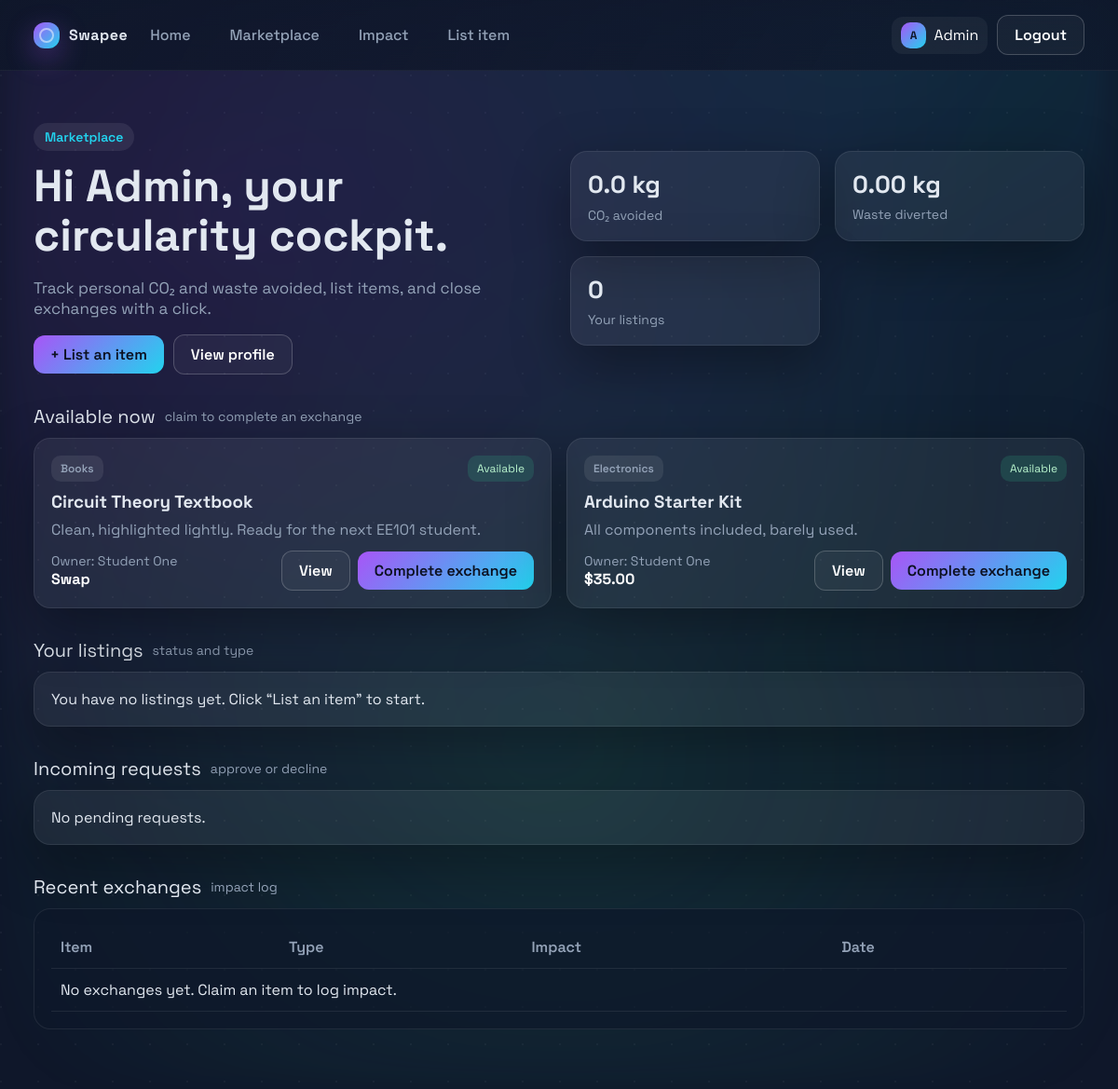
/dashboard.php (signed in), run on the app's committed database.
### tables this page shows
CREATE TABLE users (
    id INT AUTO_INCREMENT PRIMARY KEY,
    name VARCHAR(120) NOT NULL,
    email VARCHAR(190) NOT NULL UNIQUE,
    password VARCHAR(255) NOT NULL,
    role ENUM('user', 'admin') NOT NULL DEFAULT 'user',
    bio VARCHAR(255),
    avatar_url VARCHAR(255),
    impact_co2 DECIMAL(10,2) NOT NULL DEFAULT 0,
    impact_waste DECIMAL(10,2) NOT NULL DEFAULT 0,
    created_at TIMESTAMP DEFAULT CURRENT_TIMESTAMP
);

CREATE TABLE items (
    id INT AUTO_INCREMENT PRIMARY KEY,
    user_id INT NOT NULL,
    title VARCHAR(150) NOT NULL,
    description TEXT,
    category VARCHAR(80),
    item_condition VARCHAR(50),
    listing_type ENUM('swap', 'donate', 'sell') NOT NULL DEFAULT 'swap',
    price DECIMAL(10,2) DEFAULT 0,
    status ENUM('available', 'reserved', 'completed') NOT NULL DEFAULT 'available',
    image_url VARCHAR(255),
    created_at TIMESTAMP DEFAULT CURRENT_TIMESTAMP,
    CONSTRAINT fk_items_user FOREIGN KEY (user_id) REFERENCES users(id) ON DELETE CASCADE
);

### includes/auth.php (called while the page is built, shortened)
<?php
function current_user(): ?array
{
    $db = get_db();
    $stmt = $db->prepare('SELECT id, name, email, role, impact_co2, impact_waste, bio, avatar_url FROM users WHERE id = ? LIMIT 1');
    $stmt->bind_param('i', $_SESSION['user_id']);
    $stmt->execute();
    $result = $stmt->get_result();
    $user = $result->fetch_assoc();
    return $user ?: null;
}
function sanitize(?string $value): string
{
    return htmlspecialchars((string) $value, ENT_QUOTES, 'UTF-8');
}

### public/dashboard.php (the view, shortened to what this page needs)
<?php
require_once __DIR__ . '/../includes/header.php';
$user = current_user();
$db = get_db();
$available = [];
$stmt = $db->prepare('SELECT items.*, users.name AS owner FROM items JOIN users ON users.id = items.user_id WHERE status IN ("available","reserved") ORDER BY (status="available") DESC, created_at DESC LIMIT 12');
$stmt->execute();
$res = $stmt->get_result();
while ($row = $res->fetch_assoc()) {
    $available[] = $row;
}
$myItems = [];
$myTx = [];
$pendingIncoming = [];
render_header('Dashboard', $user, 'dashboard');
?>
<section class="hero">
    <div>
        <div class="pill">Marketplace</div>
        <h1 class="headline">Hi <?php echo sanitize($user['name']); ?>, your circularity cockpit.</h1>
        <p class="lede">Track personal CO₂ and waste avoided, list items, and close exchanges with a click.</p>
        <div class="flex" style="margin-top:14px;">
            <a class="btn primary" href="post-item.php">+ List an item</a>
            <a class="btn ghost" href="profile.php">View profile</a>
        </div>
    </div>
    <div class="grid">
        <div class="card stat">
            <div class="value"><?php echo number_format((float) $user['impact_co2'], 1); ?> kg</div>
            <div class="label">CO₂ avoided</div>
        </div>
        <div class="card stat">
            <div class="value"><?php echo number_format((float) $user['impact_waste'], 2); ?> kg</div>
            <div class="label">Waste diverted</div>
        </div>
        <div class="card stat">
            <div class="value"><?php echo count($myItems); ?></div>
            <div class="label">Your listings</div>
        </div>
    </div>
</section>
<section>
    <div class="section-title">Available now <span>claim to complete an exchange</span></div>
    <div class="grid">
        <?php foreach ($available as $item): ?>
            <div class="card item-card">
                <div class="meta">
                    <span class="badge"><?php echo sanitize($item['category'] ?: 'General'); ?></span>
                    <span class="status <?php echo sanitize($item['status']); ?>"><?php echo sanitize($item['status']); ?></span>
                </div>
                <h3><?php echo sanitize($item['title']); ?></h3>
                <p><?php echo sanitize($item['description']); ?></p>
                <div class="item-footer">
                    <div>
                        <div class="tagline">Owner: <?php echo sanitize($item['owner']); ?></div>
                        <div class="price"><?php echo $item['listing_type'] === 'sell' ? '$' . number_format($item['price'], 2) : ucfirst($item['listing_type']); ?></div>
                    </div>
                    <div class="flex" style="gap:8px;">
                        <a class="btn ghost" href="item.php?id=<?php echo (int) $item['id']; ?>">View</a>
                        <?php if ($item['user_id'] !== $user['id'] && $item['status'] === 'available'): ?>
                            <a class="btn primary" href="dashboard.php?take_item=<?php echo (int) $item['id']; ?>">Complete exchange</a>
                        <?php elseif ($item['user_id'] === $user['id']): ?>
                            <span class="badge">Yours</span>
                        <?php else: ?>
                            <span class="badge">Reserved</span>
                        <?php endif; ?>
                    </div>
                </div>
            </div>
        <?php endforeach; ?>
    </div>
</section>
<section>
    <div class="section-title">Your listings <span>status and type</span></div>
    <div class="grid">
        <?php if (!$myItems): ?>
            <div class="card">You have no listings yet. Click “List an item” to start.</div>
        <?php endif; ?>
    </div>
</section>
<section>
    <div class="section-title">Incoming requests <span>approve or decline</span></div>
    <div class="grid">
        <?php if (!$pendingIncoming): ?>
            <div class="card">No pending requests.</div>
        <?php endif; ?>
    </div>
</section>
<section>
    <div class="section-title">Recent exchanges <span>impact log</span></div>
    <div class="panel">
        <table class="table">
            <thead>
                <tr>
                    <th>Item</th>
                    <th>Type</th>
                    <th>Impact</th>
                    <th>Date</th>
                </tr>
            </thead>
            <tbody>
                <?php if (!$myTx): ?>
                    <tr><td colspan="4">No exchanges yet. Claim an item to log impact.</td></tr>
                <?php endif; ?>
            </tbody>
        </table>
    </div>
</section>
<?php render_footer(); ?>

### includes/header.php (shortened to what this page needs)
<?php
require_once __DIR__ . '/auth.php';
function render_header(string $title, ?array $user = null, string $pageKey = ''): void
{
    $assetPrefix = '../';
    ?>
<!DOCTYPE html>
<html lang="en">
<head>
    <link rel="stylesheet" href="<?php echo $assetPrefix; ?>assets/css/style.css">
</head>
<body class="page-<?php echo sanitize($pageKey); ?>">
    <div class="bg-grid"></div>
    <div class="bg-gradient"></div>
    <header class="topbar">
        <div class="logo-mark">
            <span class="spark"></span>
            <span>Swapee</span>
        </div>
        <nav class="nav-links">
            <a href="index.php">Home</a>
            <a href="dashboard.php">Marketplace</a>
            <a href="profile.php">Impact</a>
            <a href="post-item.php">List item</a>
        </nav>
        <div class="nav-actions">
            <?php if ($user): ?>
                <a class="user-chip" href="profile.php" title="View profile">
                    <span class="badge"><?php echo strtoupper(substr($user['name'], 0, 1)); ?></span>
                    <span class="user-name"><?php echo sanitize($user['name']); ?></span>
                </a>
                <a class="btn ghost" href="logout.php">Logout</a>
            <?php else: ?>
                <a class="btn ghost" href="login.php">Login</a>
                <a class="btn primary" href="register.php">Get started</a>
            <?php endif; ?>
        </div>
    </header>
    <main class="page">
    <?php
}
function render_footer(): void
{
    ?>
    </main>
</body>
</html>
<?php
}

### data on the page
users: name "A", name "Admin", impact_co2 "0.0", impact_waste "0.00"
items: category "Books", status "Available", title "Circuit Theory Textbook", description "Clean, highlighted lightly. Ready for the next EE101 student.", user.name "Student One", listing_type "Swap"
items: category "Electronics", status "Available", title "Arduino Starter Kit", description "All components included, barely used.", user.name "Student One", price "35.00"

### other printed values
count($myItems) "0"
